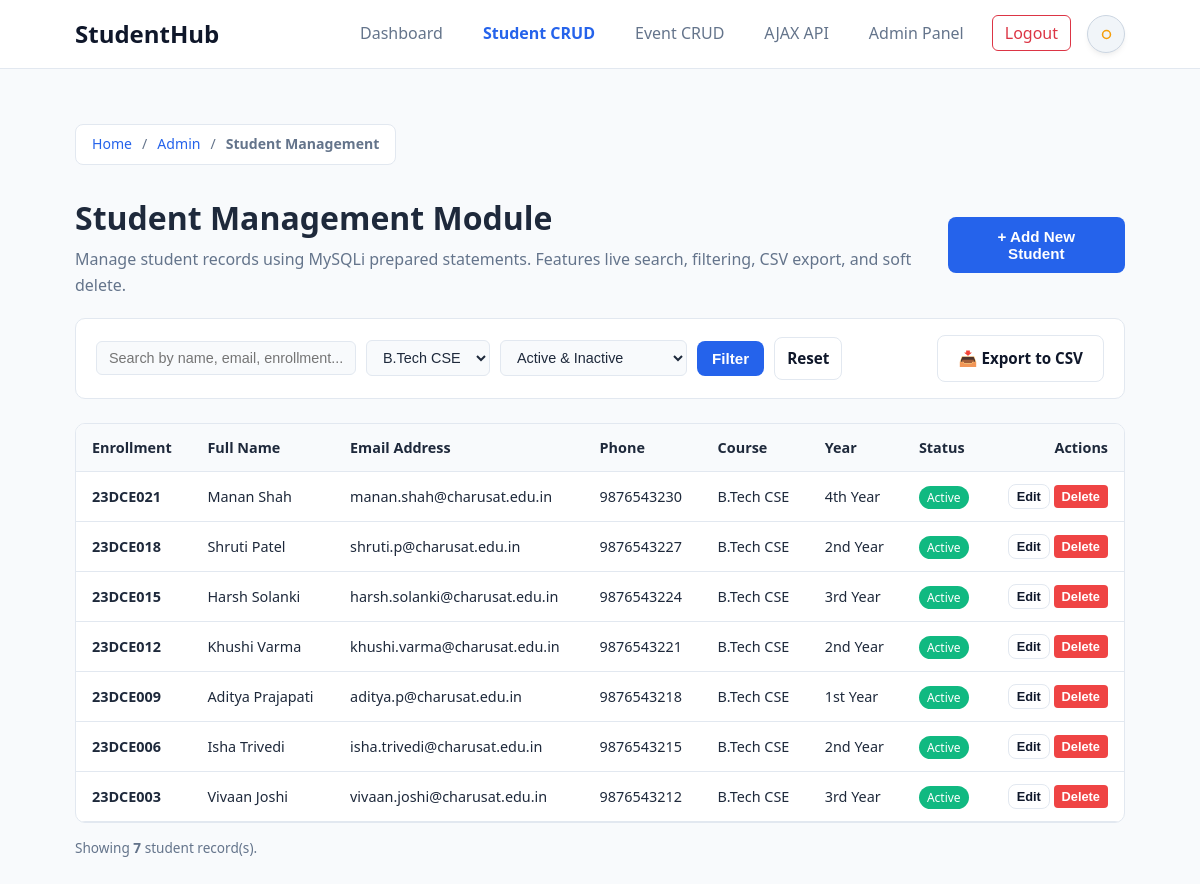
/pages/students.php?course=B.Tech CSE (signed in), run on the app's committed database.
### tables this page shows
CREATE TABLE `students` (
    `id` INT AUTO_INCREMENT PRIMARY KEY,
    `user_id` INT NULL,
    `enrollment_no` VARCHAR(20) NOT NULL UNIQUE,
    `full_name` VARCHAR(100) NOT NULL,
    `email` VARCHAR(120) NOT NULL UNIQUE,
    `phone` VARCHAR(15) NOT NULL,
    `course` VARCHAR(50) NOT NULL,
    `year` VARCHAR(20) NOT NULL,
    `gender` ENUM('Male', 'Female', 'Other') NOT NULL,
    `country` VARCHAR(50) NOT NULL DEFAULT 'India',
    `state` VARCHAR(50) NOT NULL DEFAULT 'Gujarat',
    `city` VARCHAR(50) NOT NULL DEFAULT 'Anand',
    `status` ENUM('active', 'inactive', 'deleted') NOT NULL DEFAULT 'active',
    `created_at` TIMESTAMP DEFAULT CURRENT_TIMESTAMP,
    INDEX `idx_students_enrollment` (`enrollment_no`),
    INDEX `idx_students_course` (`course`),
    INDEX `idx_students_status` (`status`),
    CONSTRAINT `fk_students_user` FOREIGN KEY (`user_id`) 
        REFERENCES `users` (`id`) ON DELETE SET NULL ON UPDATE CASCADE
);

### pages/students.php (the view, shortened to what this page needs)
<?php
$mysqli = get_mysqli_connection();
$search = trim($_GET['search'] ?? '');
$courseFilter = trim($_GET['course'] ?? '');
$statusFilter = trim($_GET['status'] ?? 'all_active');
$query = "SELECT * FROM students WHERE 1=1";
$types = "";
$params = [];
if ($courseFilter !== '') {
    $query .= " AND course = ?";
    $types .= "s";
    $params[] = $courseFilter;
}
if ($statusFilter === 'all_active') {
    $query .= " AND status != 'deleted'";
} elseif ($statusFilter !== '' && $statusFilter !== 'all') {
    $query .= " AND status = ?";
    $types .= "s";
    $params[] = $statusFilter;
}
$query .= " ORDER BY id DESC";
$stmt = $mysqli->prepare($query);
if (!empty($params)) {
    $stmt->bind_param($types, ...$params);
}
$stmt->execute();
$students = $stmt->get_result()->fetch_all(MYSQLI_ASSOC);
?>
<!DOCTYPE html>
<html lang="en" data-theme="light">
<head>
    <link rel="stylesheet" href="../css/style.css">
</head>
<body>
    <header>
        <div class="container">
            <nav>
                <a href="../index.html" class="logo">StudentHub</a>
                <div class="nav-actions">
                    <ul class="nav-links">
                        <li><a href="dashboard.php">Dashboard</a></li>
                        <li><a href="students.php" class="active">Student CRUD</a></li>
                        <li><a href="events_admin.php">Event CRUD</a></li>
                        <li><a href="events_ajax.php">AJAX API</a></li>
                        <li><a href="admin_dashboard.php">Admin Panel</a></li>
                        <li><a href="logout.php" class="btn-logout" style="color: #ef4444;">Logout</a></li>
                    </ul>
                    <button type="button" class="theme-toggle-btn" aria-label="Toggle theme">
                        <svg class="sun-icon" viewBox="0 0 24 24" fill="none" stroke="currentColor" stroke-width="2"><circle cx="12" cy="12" r="5"></circle></svg>
                    </button>
                </div>
            </nav>
        </div>
    </header>
    <main id="main-content" class="crud-container">
        <div class="container">
            <nav aria-label="breadcrumb" class="breadcrumb-nav">
                <ol class="breadcrumb-list">
                    <li class="breadcrumb-item"><a href="../index.html">Home</a></li>
                    <li class="breadcrumb-item"><a href="admin_dashboard.php">Admin</a></li>
                    <li class="breadcrumb-item active" aria-current="page">Student Management</li>
                </ol>
            </nav>
            <div style="display: flex; justify-content: space-between; align-items: center; margin-bottom: 20px;">
                <div>
                    <h1 style="margin: 0 0 4px 0;">Student Management Module</h1>
                    <p style="margin: 0; color: var(--text-muted, #64748b);">
                        Manage student records using MySQLi prepared statements. Features live search, filtering, CSV export, and soft delete.
                    </p>
                </div>
                <button type="button" class="btn btn-primary" onclick="openAddModal()">+ Add New Student</button>
            </div>
            <form method="GET" action="students.php" class="filter-bar">
                <div class="filter-inputs">
                    <input type="text" name="search" placeholder="Search by name, email, enrollment..." value="<?= htmlspecialchars($search) ?>" style="width: 260px;">
                    <select name="course">
                        <option value="B.Tech CSE" <?= $courseFilter === 'B.Tech CSE' ? 'selected' : '' ?>>B.Tech CSE</option>
                    </select>
                    <select name="status">
                        <option value="all_active" <?= $statusFilter === 'all_active' ? 'selected' : '' ?>>Active &amp; Inactive</option>
                    </select>
                    <button type="submit" class="btn btn-primary" style="padding: 8px 14px;">Filter</button>
                    <?php if ($search || $courseFilter || $statusFilter !== 'all_active'): ?>
                        <a href="students.php" class="btn btn-outline" style="padding: 8px 12px; text-decoration: none;">Reset</a>
                    <?php endif; ?>
                </div>
                <div>
                    <a href="students.php?action=export_csv&search=<?= urlencode($search) ?>&course=<?= urlencode($courseFilter) ?>&status=<?= urlencode($statusFilter) ?>"
                       class="btn btn-outline" style="text-decoration: none; display: inline-flex; align-items: center; gap: 6px;">
                        📥 Export to CSV
                    </a>
                </div>
            </form>
            <div class="table-responsive">
                <table class="data-table">
                    <thead>
                        <tr>
                            <th>Enrollment</th>
                            <th>Full Name</th>
                            <th>Email Address</th>
                            <th>Phone</th>
                            <th>Course</th>
                            <th>Year</th>
                            <th>Status</th>
                            <th style="text-align: right;">Actions</th>
                        </tr>
                    </thead>
                    <tbody>
                        <?php if (empty($students)): ?>
                            <tr>
                                <td colspan="8" style="text-align: center; padding: 32px; color: var(--text-muted, #64748b);">
                                    No student records found matching the specified search or filter criteria.
                                </td>
                            </tr>
                        <?php else: ?>
                            <?php foreach ($students as $s): ?>
                                <tr>
                                    <td><strong><?= htmlspecialchars($s['enrollment_no']) ?></strong></td>
                                    <td><?= htmlspecialchars($s['full_name']) ?></td>
                                    <td><?= htmlspecialchars($s['email']) ?></td>
                                    <td><?= htmlspecialchars($s['phone']) ?></td>
                                    <td><?= htmlspecialchars($s['course']) ?></td>
                                    <td><?= htmlspecialchars($s['year']) ?></td>
                                    <td>
                                        <span class="badge-<?= htmlspecialchars($s['status']) ?>">
                                            <?= ucfirst(htmlspecialchars($s['status'])) ?>
                                        </span>
                                    </td>
                                    <td style="text-align: right; white-space: nowrap;">
                                        <?php if ($s['status'] === 'deleted'): ?>
                                            <form method="POST" action="students.php" style="display: inline-block;">
                                                <?= csrf_field() ?>
                                                <input type="hidden" name="action" value="restore">
                                                <input type="hidden" name="id" value="<?= $s['id'] ?>">
                                                <button type="submit" class="btn btn-outline" style="padding: 4px 8px; font-size: 0.8rem;">Restore</button>
                                            </form>
                                        <?php else: ?>
                                            <button type="button" class="btn btn-outline" style="padding: 4px 8px; font-size: 0.8rem;"
                                                data-student="<?= htmlspecialchars(json_encode($s), ENT_QUOTES, 'UTF-8') ?>"
                                                onclick="openEditModal(this)">Edit</button>
                                            <form method="POST" action="students.php" style="display: inline-block;" onsubmit="return confirm('Are you sure you want to soft delete this student record?');">
                                                <button type="submit" class="btn btn-danger" style="padding: 4px 8px; font-size: 0.8rem; background: #ef4444; color: #fff; border: none; border-radius: 4px;">Delete</button>
                                            </form>
                                        <?php endif; ?>
                                    </td>
                                </tr>
                            <?php endforeach; ?>
                        <?php endif; ?>
                    </tbody>
                </table>
            </div>
            <div style="margin-top: 14px; font-size: 0.85rem; color: var(--text-muted, #64748b);">
                Showing <strong><?= count($students) ?></strong> student record(s).
            </div>
        </div>
    </main>
</body>
</html>

### css/style.css (style rules this page uses)
:root { --bs-body-color: #1e293b; --bs-body-bg: #f8fafc; --bs-light: #f8fafc; --bs-white: #ffffff; --bs-dark: #0f172a; --bs-secondary: #64748b; --bs-border-color: #e2e8f0; --bs-primary: #2563eb; --bs-primary-rgb: 37, 99, 235; --bs-success: #10b981; --bs-success-rgb: 16, 185, 129; --bs-warning: #f59e0b; --bs-warning-rgb: 245, 158, 11; --bs-info: #06b6d4; --bs-info-rgb: 6, 182, 212; --card-bg: #ffffff; --bg-card: #ffffff; --bs-card-bg: #ffffff; --bg-surface: #f8fafc; --border-color: #e2e8f0; --text-color: #0f172a; --text-primary: #0f172a; --bs-text-primary: #0f172a; --text-muted: #64748b; --bg-header: rgba(255, 255, 255, 0.92); --bg-input: #ffffff; --table-th-bg: #f1f5f9; --card-shadow: 0 4px 6px -1px rgba(0, 0, 0, 0.05), 0 2px 4px -1px rgba(0, 0, 0, 0.03); --card-shadow-hover: 0 10px 25px -5px rgba(0, 0, 0, 0.08), 0 8px 10px -6px rgba(0, 0, 0, 0.04); --toggle-bg: #f1f5f9; --toggle-border: #cbd5e1; --toggle-color: #f59e0b; --toggle-hover-bg: #e2e8f0; }
* { margin: 0; padding: 0; box-sizing: border-box; }
body { font-family: 'Segoe UI', system-ui, -apple-system, sans-serif; color: var(--bs-body-color); background-color: var(--bs-body-bg); line-height: 1.6; min-height: 100vh; display: flex; flex-direction: column; transition: background-color 0.3s ease, color 0.3s ease; }
main { flex: 1; }
a { text-decoration: none; color: inherit; }
ul { list-style: none; }
.container { width: 90%; max-width: 1140px; margin: 0 auto; padding: 0 15px; }
header { background-color: var(--bg-header); backdrop-filter: blur(12px); -webkit-backdrop-filter: blur(12px); border-bottom: 1px solid var(--bs-border-color); position: sticky; top: 0; z-index: 100; transition: background-color 0.3s ease, border-color 0.3s ease; }
nav { display: flex; justify-content: space-between; align-items: center; padding: 15px 0; }
.logo { font-size: 1.5rem; font-weight: 700; color: var(--bs-dark); display: flex; align-items: center; gap: 8px; transition: color 0.3s ease; }
.nav-actions { display: flex; align-items: center; gap: 16px; }
.nav-links { display: flex; align-items: center; gap: 16px; }
.nav-links a { color: var(--bs-secondary); font-weight: 500; padding: 6px 12px; border-radius: 6px; transition: all 0.2s ease; }
.nav-links a.active { color: var(--bs-primary); font-weight: 600; }
.theme-toggle-btn { display: inline-flex; align-items: center; justify-content: center; width: 38px; height: 38px; padding: 0; border-radius: 50%; background-color: var(--toggle-bg); border: 1px solid var(--toggle-border); color: var(--toggle-color); cursor: pointer; transition: all 0.25s ease; box-shadow: var(--card-shadow); flex-shrink: 0; outline: none; position: relative; }
.theme-toggle-btn svg { width: 19px; height: 19px; transition: transform 0.4s ease; }
.sun-icon { display: block; color: #f59e0b; }
.btn-register, .btn-primary, .nav-links a.btn-register, .nav-links a.btn-primary, .nav-links a.btn-register.active, .nav-links a.btn-primary.active { background-color: var(--bs-primary) !important; color: #ffffff !important; }
.btn-logout, .nav-links a.btn-logout { border: 1px solid #dc3545 !important; color: #dc3545 !important; background-color: transparent !important; cursor: pointer; }
.btn { display: inline-block; padding: 10px 20px; border-radius: 8px; font-weight: 600; font-size: 0.95rem; cursor: pointer; border: 1px solid transparent; transition: background-color 0.2s, transform 0.1s, color 0.2s, border-color 0.2s; text-align: center; }
.btn-outline { border-color: var(--bs-border-color); background-color: var(--bs-white); color: var(--bs-dark); }
.breadcrumb-nav { margin: 8px 0 12px 0; }
.breadcrumb-list { display: inline-flex; width: fit-content; max-width: 100%; flex-wrap: wrap; align-items: center; list-style: none; padding: 8px 16px; background: var(--bs-card-bg, #ffffff); border: 1px solid var(--bs-border-color, #e2e8f0); border-radius: 8px; margin: 0; font-size: 0.88rem; }
.breadcrumb-item + .breadcrumb-item::before { content: "/"; padding: 0 10px; color: var(--bs-secondary, #64748b); font-weight: 400; }
.breadcrumb-item a { color: var(--bs-primary, #2563eb); text-decoration: none; font-weight: 500; }
.breadcrumb-item.active { color: var(--bs-secondary, #64748b); font-weight: 600; }

### data on the page
students: enrollment_no "23DCE021", full_name "Manan Shah", email "manan.shah@charusat.edu.in", phone "9876543230", course "B.Tech CSE", year "4th Year", status "Active"
students: enrollment_no "23DCE018", full_name "Shruti Patel", email "shruti.p@charusat.edu.in", phone "9876543227", course "B.Tech CSE", year "2nd Year", status "Active"
students: enrollment_no "23DCE015", full_name "Harsh Solanki", email "harsh.solanki@charusat.edu.in", phone "9876543224", course "B.Tech CSE", year "3rd Year", status "Active"
students: enrollment_no "23DCE012", full_name "Khushi Varma", email "khushi.varma@charusat.edu.in", phone "9876543221", course "B.Tech CSE", year "2nd Year", status "Active"
students: enrollment_no "23DCE009", full_name "Aditya Prajapati", email "aditya.p@charusat.edu.in", phone "9876543218", course "B.Tech CSE", year "1st Year", status "Active"
students: enrollment_no "23DCE006", full_name "Isha Trivedi", email "isha.trivedi@charusat.edu.in", phone "9876543215", course "B.Tech CSE", year "2nd Year", status "Active"
students: enrollment_no "23DCE003", full_name "Vivaan Joshi", email "vivaan.joshi@charusat.edu.in", phone "9876543212", course "B.Tech CSE", year "3rd Year", status "Active"

### other printed values
count($students) "7"
